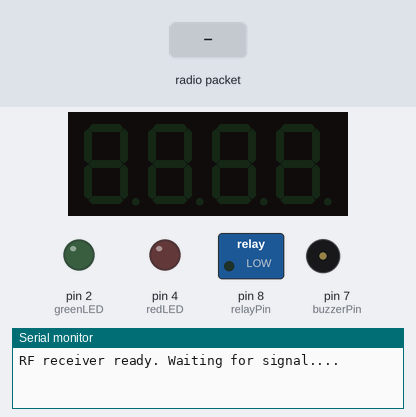
Bench run of a sketch on a simulated Arduino Uno, built with avr-gcc and run on an emulated ATmega328P. Parts: 4-digit seven-segment display, switched loads named in the sketch (green lamp = pin HIGH), output pins drawn as LEDs (lit = HIGH), buzzer (waves = sounding, pin HIGH), the last lines printed to the serial monitor. The test bench sets the inputs (shaded band). No radio packets arrive unless stated.

Above: at 1.2 s.
1.3 s: radio packet "5" arrives
At 2.4 s:
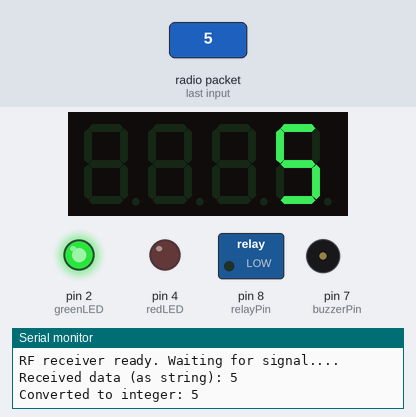
2.8 s: radio packet "90" arrives
At 3.6 s:
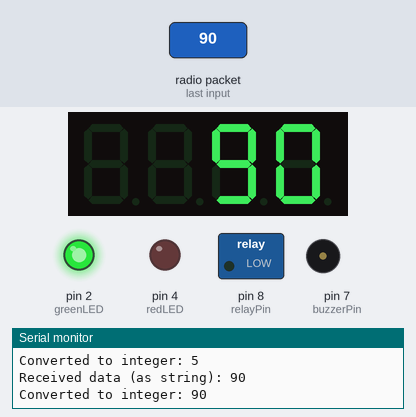
4.3 s: radio packet "200" arrives
At 4.7 s:
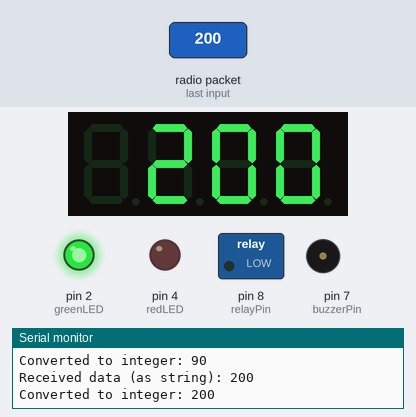
Timing chart, 0 to 7.3 s (numbered marks = the images above; inputs shaded):
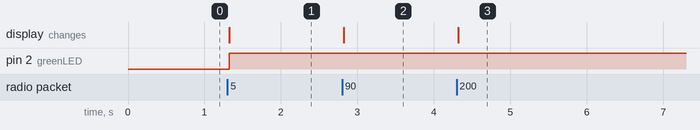

The sketch:

receiver_code.ino
```cpp
#include <RH_ASK.h> // FOR AMPLITUDE SHIFT KEYING LIB
#include <SPI.h> // SERIAL PERIPHERAL COMMUNICATION
#include <TM1637Display.h> // LIBRARY FOR 4-DIGIT DISPLAY

RH_ASK rf_driver;

// DEFINING PINS
#define size_of_received_string 10
#define range 200
int buzzerPin = 7;
int relayPin = 8;
int redLED = 4;
int greenLED = 2;
int dt = 1000;

// TM1637 DISPLAY PINS
#define CLK 5  // Clock pin
#define DIO 6  // Data pin
TM1637Display display(CLK, DIO);

void setup() {
    rf_driver.init(); // RF DRIVER INITIALIZED
    pinMode(buzzerPin, OUTPUT);
    pinMode(relayPin, OUTPUT);
    pinMode(redLED, OUTPUT);
    pinMode(greenLED, OUTPUT);
    Serial.begin(9600);

    display.setBrightness(7); // Set brightness level (0-7)
    display.clear(); // Clear the display

    if (!rf_driver.init()) {
        Serial.println("RF driver initialization failed!");
    } else {
        Serial.println("RF receiver ready. Waiting for signal....");
    }
}

void loop() {
    uint8_t buf[size_of_received_string];
    uint8_t buflen = sizeof(buf);

    if (rf_driver.recv(buf, &buflen)) {
        // Store received data as a string
        String receivedData = "";
        for (uint8_t i = 0; i < buflen; i++) {
            receivedData += (char)buf[i];
        }

        // Print received string
        Serial.print("Received data (as string): ");
        Serial.println(receivedData);

        // Convert to integer
        int numberReceived = receivedData.toInt();
        Serial.print("Converted to integer: ");
        Serial.println(numberReceived);

        // Display number on 4-digit 7-segment display
        display.showNumberDec(numberReceived);

        // Control LED, buzzer, and relay based on received value
        if (numberReceived > range) {
            digitalWrite(redLED, HIGH);
            digitalWrite(greenLED, LOW);
            digitalWrite(buzzerPin, HIGH);
            digitalWrite(relayPin, HIGH);
        } else {
            digitalWrite(redLED, LOW);
            digitalWrite(greenLED, HIGH);
            digitalWrite(buzzerPin, LOW);
            digitalWrite(relayPin, LOW);
        }

        delay(dt);
    }
}
```

Measured:
- after the input at 1.3 s, pin 2 (greenLED): LOW → HIGH at once; the display: changes at once (image 1)
- after the input at 2.8 s, the display: changes at once (image 2)
- after the input at 4.3 s, the display: changes at once (image 3)
